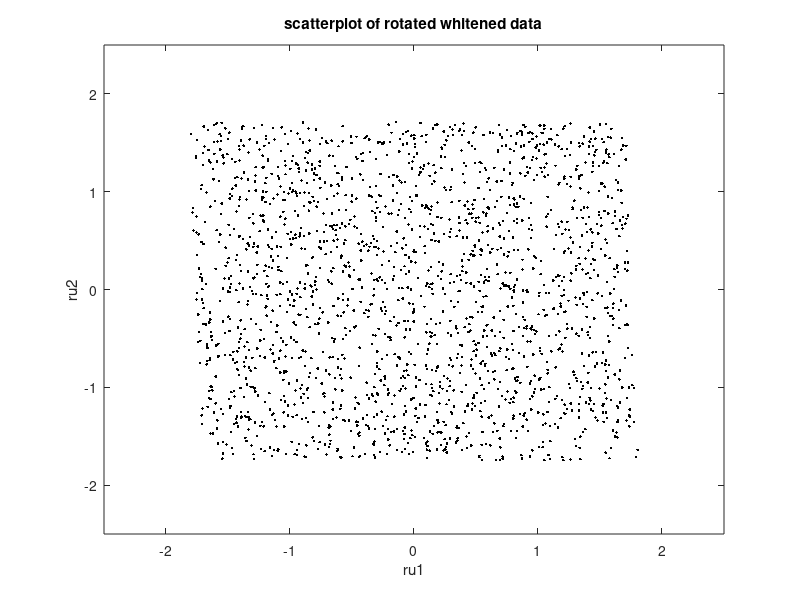
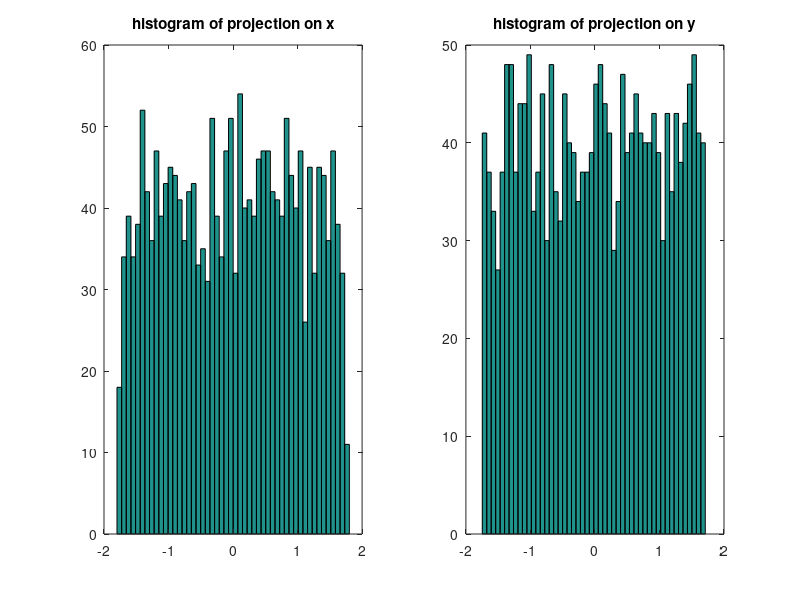

Write the MATLAB code that produced these figures, in order.
%Rotating the whitened data

%two uniformly random sources,
N=2000;
s1=rand(1,N); s1=2*(s1-mean(s1)); %zero-mean
s2=rand(1,N); s2=2*(s2-mean(s2)); %"  "  "
vr1=var(s1); s1=s1/sqrt(vr1); %variance=1
vr2=var(s2); s2=s2/sqrt(vr2); %"  "  "

s=[s1;s2]; %combine sources

N=length(s1); 
M=[0.2 0.8; 0.4 0.6]; %example of mixing matrix
x=M*s; %mixed signals

Sx=cov(x');
[U,L]=eig(Sx); %eigenvector and diagonal of eigenvalues
l1=L(1,1); l2=L(2,2); 
sqL=[1/sqrt(l1) 0; 0 1/sqrt(l2)];
Q=U*sqL*U'; %whitening matrix
nu=Q*x; %data whitening

%rotation
alpha=1.887;
P=[cos(alpha) sin(alpha); -sin(alpha) cos(alpha)];
ru=P*nu;

% display
%scatterplot of whitened data
figure(1)
plot(ru(1,:),ru(2,:),'k.'); 
axis([-2.5 2.5 -2.5 2.5]);
title('scatterplot of rotated whitened data');
xlabel('ru1'); ylabel('ru2');

%histograms of projections on x and y axes
figure(2)
subplot(1,2,1)
hist(ru(1,:),50);
title('histogram of projection on x');
subplot(1,2,2)
hist(ru(2,:),50);
title('histogram of projection on y');

%print covariance matrix of whitened data
Sru=cov(ru')
